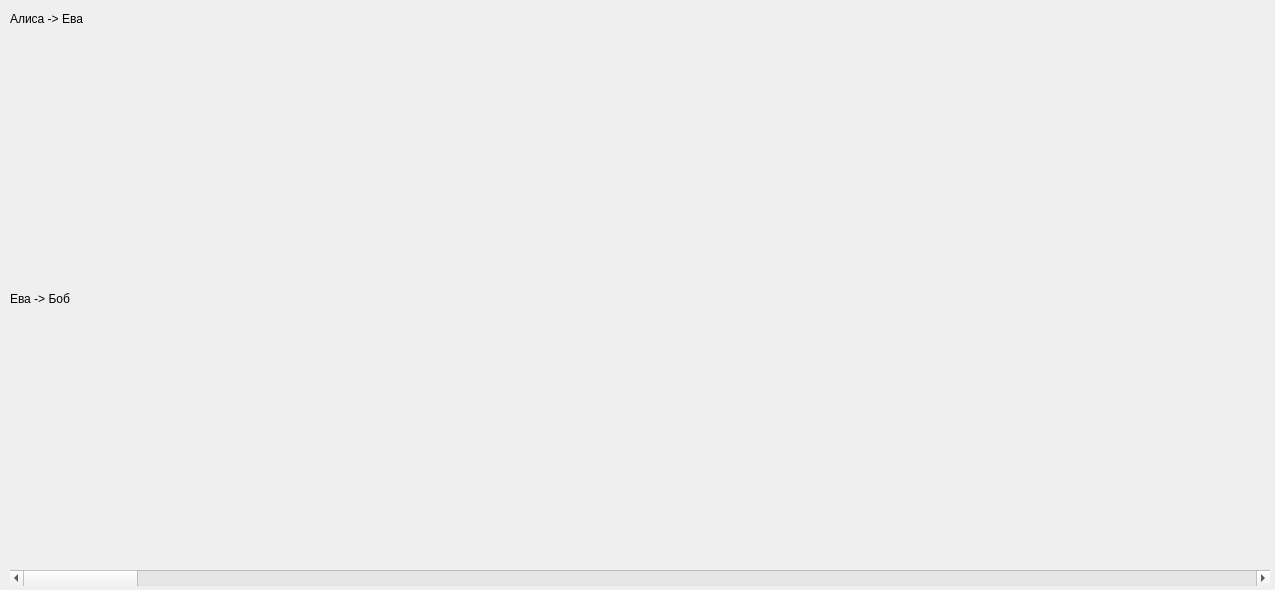
<?xml version="1.0" encoding="UTF-8"?>
<ui version="4.0">
 <class>HistogramEva</class>
 <widget class="QDialog" name="HistogramEva">
  <property name="geometry">
   <rect>
    <x>0</x>
    <y>0</y>
    <width>1275</width>
    <height>590</height>
   </rect>
  </property>
  <property name="minimumSize">
   <size>
    <width>1275</width>
    <height>0</height>
   </size>
  </property>
  <property name="maximumSize">
   <size>
    <width>1275</width>
    <height>16777215</height>
   </size>
  </property>
  <property name="windowTitle">
   <string>Dialog</string>
  </property>
  <widget class="QCustomPlot" name="histogram_AE" native="true">
   <property name="geometry">
    <rect>
     <x>7</x>
     <y>30</y>
     <width>1260</width>
     <height>251</height>
    </rect>
   </property>
   <property name="minimumSize">
    <size>
     <width>1260</width>
     <height>0</height>
    </size>
   </property>
   <property name="maximumSize">
    <size>
     <width>1260</width>
     <height>16777215</height>
    </size>
   </property>
   <widget class="QLabel" name="imageLabel">
    <property name="geometry">
     <rect>
      <x>990</x>
      <y>10</y>
      <width>101</width>
      <height>41</height>
     </rect>
    </property>
    <property name="text">
     <string/>
    </property>
   </widget>
   <widget class="QLabel" name="label_8">
    <property name="geometry">
     <rect>
      <x>1170</x>
      <y>0</y>
      <width>81</width>
      <height>41</height>
     </rect>
    </property>
    <property name="text">
     <string>&lt;html&gt;&lt;head/&gt;&lt;body&gt;&lt;p&gt;&lt;img src=&quot;:/new/prefix1/img/PD.png&quot;/&gt;&lt;/p&gt;&lt;/body&gt;&lt;/html&gt;</string>
    </property>
   </widget>
  </widget>
  <widget class="QCustomPlot" name="histogram_EB" native="true">
   <property name="geometry">
    <rect>
     <x>10</x>
     <y>310</y>
     <width>1260</width>
     <height>251</height>
    </rect>
   </property>
   <property name="minimumSize">
    <size>
     <width>1260</width>
     <height>0</height>
    </size>
   </property>
   <property name="maximumSize">
    <size>
     <width>1260</width>
     <height>16777215</height>
    </size>
   </property>
   <widget class="QLabel" name="imageLabel_2">
    <property name="geometry">
     <rect>
      <x>990</x>
      <y>10</y>
      <width>101</width>
      <height>41</height>
     </rect>
    </property>
    <property name="text">
     <string/>
    </property>
   </widget>
   <widget class="QLabel" name="label_9">
    <property name="geometry">
     <rect>
      <x>1170</x>
      <y>0</y>
      <width>81</width>
      <height>41</height>
     </rect>
    </property>
    <property name="text">
     <string>&lt;html&gt;&lt;head/&gt;&lt;body&gt;&lt;p&gt;&lt;img src=&quot;:/new/prefix1/img/PD.png&quot;/&gt;&lt;/p&gt;&lt;/body&gt;&lt;/html&gt;</string>
    </property>
   </widget>
  </widget>
  <widget class="QLabel" name="label">
   <property name="geometry">
    <rect>
     <x>10</x>
     <y>10</y>
     <width>91</width>
     <height>18</height>
    </rect>
   </property>
   <property name="text">
    <string>Алиса -&gt; Ева</string>
   </property>
  </widget>
  <widget class="QLabel" name="label_2">
   <property name="geometry">
    <rect>
     <x>10</x>
     <y>290</y>
     <width>91</width>
     <height>18</height>
    </rect>
   </property>
   <property name="text">
    <string>Ева -&gt; Боб</string>
   </property>
  </widget>
  <widget class="QScrollBar" name="horizontalScrollBar">
   <property name="geometry">
    <rect>
     <x>10</x>
     <y>570</y>
     <width>1260</width>
     <height>16</height>
    </rect>
   </property>
   <property name="styleSheet">
    <string notr="true">
</string>
   </property>
   <property name="orientation">
    <enum>Qt::Horizontal</enum>
   </property>
  </widget>
 </widget>
 <customwidgets>
  <customwidget>
   <class>QCustomPlot</class>
   <extends>QWidget</extends>
   <header>../../qcustomplot.h</header>
   <container>1</container>
  </customwidget>
 </customwidgets>
 <resources/>
 <connections/>
</ui>
